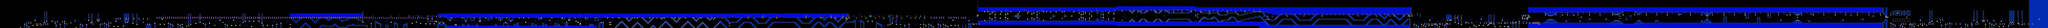

The image is a tile-based game level rendered from a .tmx file. Its description and source (layers, tilesets, objects; grid data summarised) follow:
An orthogonal 1950x27 tile map with 16x16 px tiles, 2 tile layers (SP, ...), 2 tilesets.

<map version="1.10" tiledversion="1.11.2" orientation="orthogonal" renderorder="right-down" width="1950" height="27" tilewidth="16" tileheight="16" infinite="0" nextlayerid="5" nextobjectid="1">
 <editorsettings>
  <chunksize width="16" height="27" />
  <export target="../../../../../../Users/Kalel Elijah/OneDrive/Documents/tetrix.csv" format="csv" />
 </editorsettings>
 <tileset firstgid="1" name="famidash" tilewidth="16" tileheight="16" tilecount="256" columns="16">
  <image source="../../../GRAPHICS/famidash.bmp" width="256" height="256" />
 </tileset>
 <tileset firstgid="257" name="sprites" tilewidth="16" tileheight="16" tilecount="256" columns="16">
  <image source="../../../GRAPHICS/sprites.png" width="256" height="256" />
 </tileset>
 <layer id="1" width="1950" height="27">
  <data>[52650 cells, 52267 non-empty, 105 distinct tile ids]</data>
 </layer>
 <layer id="2" name="SP" width="1950" height="27">
  <data>[52650 cells, 1368 non-empty, 55 distinct tile ids]</data>
 </layer>
</map>
